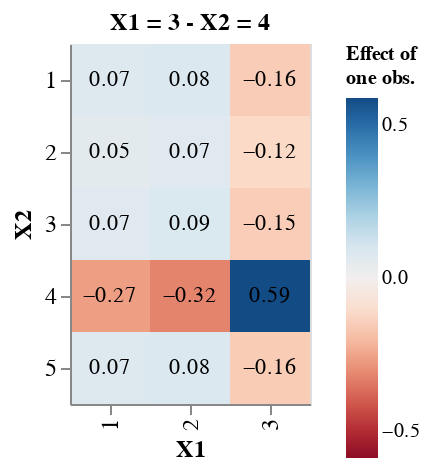

Source (notebook cell):
### Code cell
index = np.argmax(np.abs(df_y.grad_y))
index_var1 = df_y.iloc[index].X1
index_var2 = df_y.iloc[index].X2
df_y_loc = df_y.loc[(df_y.X1==index_var1)&(df_y.X2==index_var2)]
max_scale = max(abs(df_y_loc['grad_y'].min()), abs(df_y_loc['grad_y'].max()))

base = alt.Chart(df_y_loc).encode(
    x=alt.X('raked_1:N', axis=alt.Axis(title='X1')),
    y=alt.Y('raked_2:N', axis=alt.Axis(title='X2')),
)

heatmap = base.mark_rect().encode(
    color=alt.Color('grad_y:Q',
        scale=alt.Scale(scheme='redblue', domain=[-max_scale, max_scale]),
        legend=alt.Legend(title=['Effect of', 'one obs.']))
)

text = base.mark_text(baseline='middle').encode(
    alt.Text('grad_y:Q', format='.2f')
)

chart = alt.layer(heatmap, text
).properties(
    title='X1 = ' + str(int(index_var1)) + ' - X2 = ' + str(int(index_var2)),
    width=120,
    height=180
).configure_title(
    fontSize=12
).configure_axis(
    labelFontSize=12,
    titleFontSize=12
).configure_legend(
    labelFontSize=10,
    titleFontSize=10
)
chart

### Figure 1 — Vega-Lite specification as saved in the notebook (floating-point values rounded to 4 significant figures)
{"config": {"view": {"continuousWidth": 300, "continuousHeight": 300}, "axis": {"labelFontSize": 12, "titleFontSize": 12}, "legend": {"labelFontSize": 10, "titleFontSize": 10}, "title": {"fontSize": 12}}, "layer": [{"mark": {"type": "rect"}, "encoding": {"color": {"field": "grad_y", "legend": {"title": ["Effect of", "one obs."]}, "scale": {"domain": [-0.5866, 0.5866], "scheme": "redblue"}, "type": "quantitative"}, "x": {"axis": {"title": "X1"}, "field": "raked_1", "type": "nominal"}, "y": {"axis": {"title": "X2"}, "field": "raked_2", "type": "nominal"}}}, {"mark": {"type": "text", "baseline": "middle"}, "encoding": {"text": {"field": "grad_y", "format": ".2f", "type": "quantitative"}, "x": {"axis": {"title": "X1"}, "field": "raked_1", "type": "nominal"}, "y": {"axis": {"title": "X2"}, "field": "raked_2", "type": "nominal"}}}], "data": {"name": "data-055eb5fa5a3cb2340c24960d31584210"}, "height": 180, "title": "X1 = 3 - X2 = 4", "width": 120, "$schema": "https://vega.github.io/schema/vega-lite/v5.17.0.json", "datasets": {"data-055eb5fa5a3cb2340c24960d31584210": [{"raked_1": 1, "raked_2": 1, "X1": 3, "X2": 4, "grad_y": 0.07174}, {"raked_1": 2, "raked_2": 1, "X1": 3, "X2": 4, "grad_y": 0.08403}, {"raked_1": 3, "raked_2": 1, "X1": 3, "X2": 4, "grad_y": -0.1558}, {"raked_1": 1, "raked_2": 2, "X1": 3, "X2": 4, "grad_y": 0.05381}, {"raked_1": 2, "raked_2": 2, "X1": 3, "X2": 4, "grad_y": 0.06692}, {"raked_1": 3, "raked_2": 2, "X1": 3, "X2": 4, "grad_y": -0.1207}, {"raked_1": 1, "raked_2": 3, "X1": 3, "X2": 4, "grad_y": 0.06732}, {"raked_1": 2, "raked_2": 3, "X1": 3, "X2": 4, "grad_y": 0.08632}, {"raked_1": 3, "raked_2": 3, "X1": 3, "X2": 4, "grad_y": -0.1536}, {"raked_1": 1, "raked_2": 4, "X1": 3, "X2": 4, "grad_y": -0.2668}, {"raked_1": 2, "raked_2": 4, "X1": 3, "X2": 4, "grad_y": -0.3198}, {"raked_1": 3, "raked_2": 4, "X1": 3, "X2": 4, "grad_y": 0.5866}, {"raked_1": 1, "raked_2": 5, "X1": 3, "X2": 4, "grad_y": 0.07391}, {"raked_1": 2, "raked_2": 5, "X1": 3, "X2": 4, "grad_y": 0.08252}, {"raked_1": 3, "raked_2": 5, "X1": 3, "X2": 4, "grad_y": -0.1564}]}}
